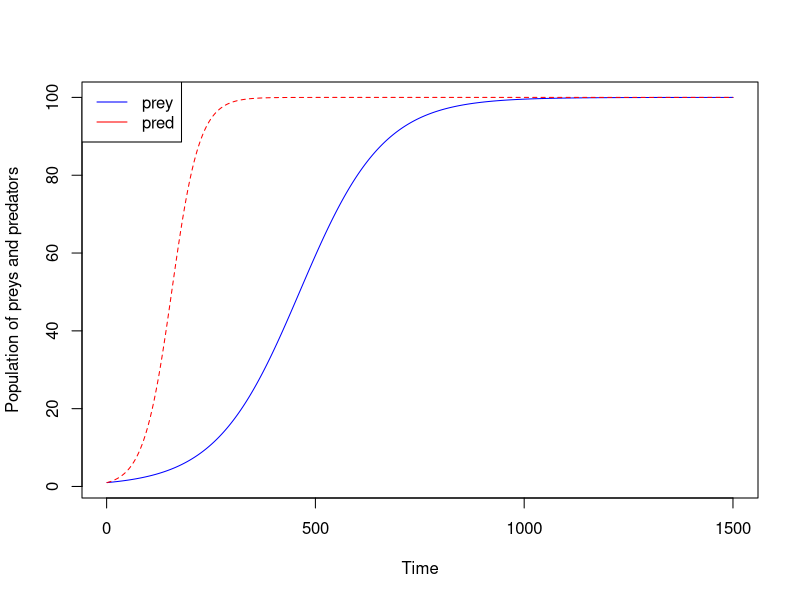

Recreate this plot in R.
#
#  SOLVE TRAJECTORY BY ITERATIVE INTEGRATION
#
#  METHODE ITERATIVE PAR ADDITION: N(t+1) = N(t) + (dN/dt . delta) avec dt=1
#  Advantage: we controle the pertubation dN (that can be multiplied by eps)
#  

N0 = 1
P0 = 1
r1=0.1
r2=0.3
K1=100
K2=100
a=r1/K1
b=r2/K2	

delta=0.1
V=c(N0,P0)

timetot = 1500
x=1:timetot
IterPP <- function(timetot, V, param){
i=2
prey = rep(N0,timetot)
pred = rep(P0,timetot)
while (i <= timetot) {
#	prey[i]=prey[i-1] + (r1*prey[i-1] - a* prey[i-1]*pred[i-1])*delta
#	pred[i]=pred[i-1] + (r2*pred[i-1] + b* prey[i-1]*pred[i-1])*delta
#
	a=r1/K1
	b=r2/K2

	prey[i]=prey[i-1] + (r1*prey[i-1] - a* prey[i-1]*prey[i-1])*delta
	pred[i]=pred[i-1] + (r2*pred[i-1] - b* pred[i-1]*pred[i-1])*delta
#
	i=i+1
	}
	return(list(prey=prey,pred=pred))
}

param=c(a,b,r1,r2,delta)
F= IterPP(timetot, V, param)
prey=F$prey
pred=F$pred
COLORS     <- 1:2
LINE.TYPES <- c("solid","solid")
matplot(x, cbind(prey,pred), type="l", col=c("blue","red"), xlab="Time",ylab="Population of preys and predators")
legend("topleft", c("prey", "pred"), col = c("blue","red"), lty = LINE.TYPES)

